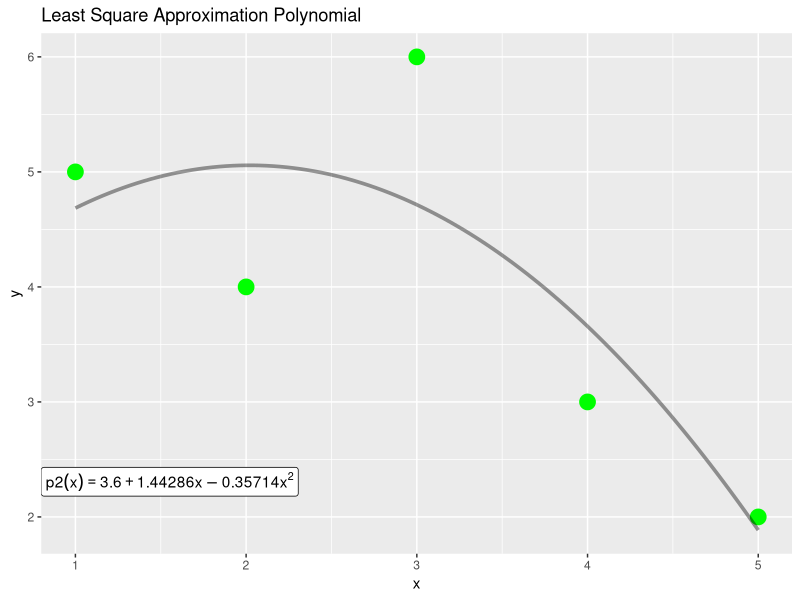
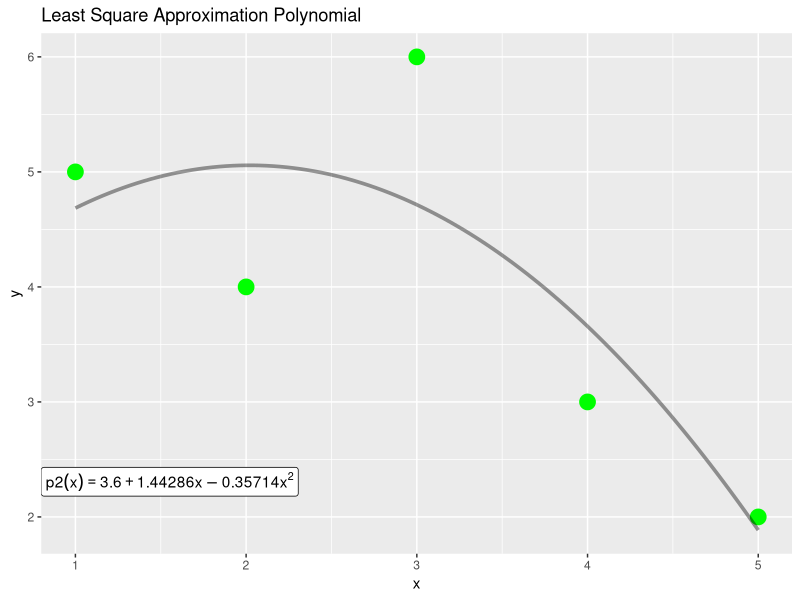

Recreate these plots in R, in order.
if(!require(polynom))install.packages("polynom");library(polynom)
if(!require(ggplot2))install.packages("ggplot2");library(ggplot2)

#LEAST SQUARES APPROXIMATION
#least squares approximation with polynomial of degree m
least_sq<-function(x,y,m){
  dat<-data.frame(cbind(x,y))
  n<-length(y)
  X<-rep(1,n)
  for (i in 1:m){
    X<-cbind(X,x^i)
  }
  beta<-solve(t(X)%*%X)%*%t(X)%*%y
  beta<-round(beta,digits=5)
  lsq<-polynomial(beta)
  label<-paste0("p",paste(m),"(x)==",paste(lsq))
  print(as.character(lsq))
  lsq<-as.function(lsq)
  plot<-ggplot(dat, aes(x=x, y=y)) + ggtitle("Least Square Approximation Polynomial")+
    geom_point(size=5, col='green') + stat_function(fun = lsq, size=1.25, alpha=0.4)+
    annotate("label",x=-Inf,y=-Inf,hjust=0,vjust=-2,label = label,parse=TRUE)
  print(plot)
  ggsave(filename=paste(n,"least_sq.pdf"), plot=plot,path="C:\\Users\\urska\\Desktop\\Numerical Intr Course\\R codes")
  return(lsq)
}

x<-c(1,2,3,4,5)
y<-c(5,4,6,3,2)
m<-2
least_sq(x,y,m)
